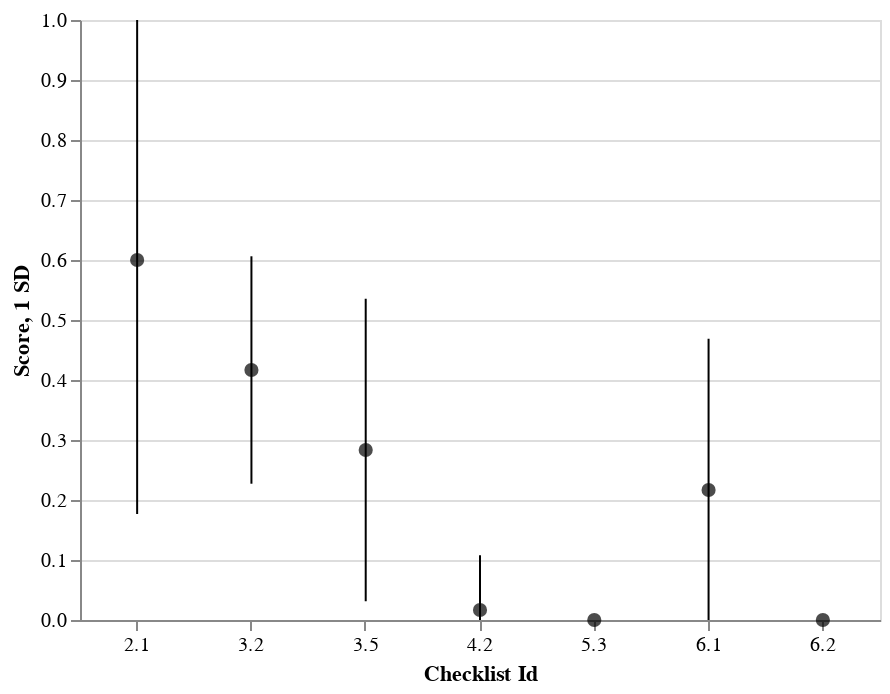

The notebook cell saved with this chart:
### Code cell
generate_stat_plot(df_repo__stat, "magenta")

### Figure 1 — Vega-Lite specification as saved in the notebook (floating-point values rounded to 4 significant figures)
{"config": {"view": {"continuousWidth": 300, "continuousHeight": 300}}, "layer": [{"mark": {"type": "point", "color": "black", "filled": true, "size": 50}, "encoding": {"x": {"axis": {"labelAngle": 0}, "field": "id", "title": "Checklist Id", "type": "ordinal"}, "y": {"field": "mean", "scale": {"domainMin": 0, "domainMax": 1}, "title": "Score", "type": "quantitative"}}, "transform": [{"calculate": "max(0, datum.mean-datum.std)", "as": "min"}, {"calculate": "min(1, datum.mean+datum.std)", "as": "max"}]}, {"mark": {"type": "errorbar"}, "encoding": {"x": {"field": "id", "type": "ordinal"}, "y": {"field": "min", "title": "1 SD", "type": "quantitative"}, "y2": {"field": "max"}}, "transform": [{"calculate": "max(0, datum.mean-datum.std)", "as": "min"}, {"calculate": "min(1, datum.mean+datum.std)", "as": "max"}]}], "data": {"name": "data-fbf5b6d515fc970e29e393d356829290"}, "width": 400, "$schema": "https://vega.github.io/schema/vega-lite/v5.17.0.json", "datasets": {"data-fbf5b6d515fc970e29e393d356829290": [{"repo": "magenta", "id": "2.1", "count": 30.0, "mean": 0.6, "std": 0.4235}, {"repo": "magenta", "id": "3.2", "count": 30.0, "mean": 0.4167, "std": 0.1895}, {"repo": "magenta", "id": "3.5", "count": 30.0, "mean": 0.2833, "std": 0.252}, {"repo": "magenta", "id": "4.2", "count": 30.0, "mean": 0.01667, "std": 0.09129}, {"repo": "magenta", "id": "5.3", "count": 30.0, "mean": 0.0, "std": 0.0}, {"repo": "magenta", "id": "6.1", "count": 30.0, "mean": 0.2167, "std": 0.252}, {"repo": "magenta", "id": "6.2", "count": 30.0, "mean": 0.0, "std": 0.0}]}}
